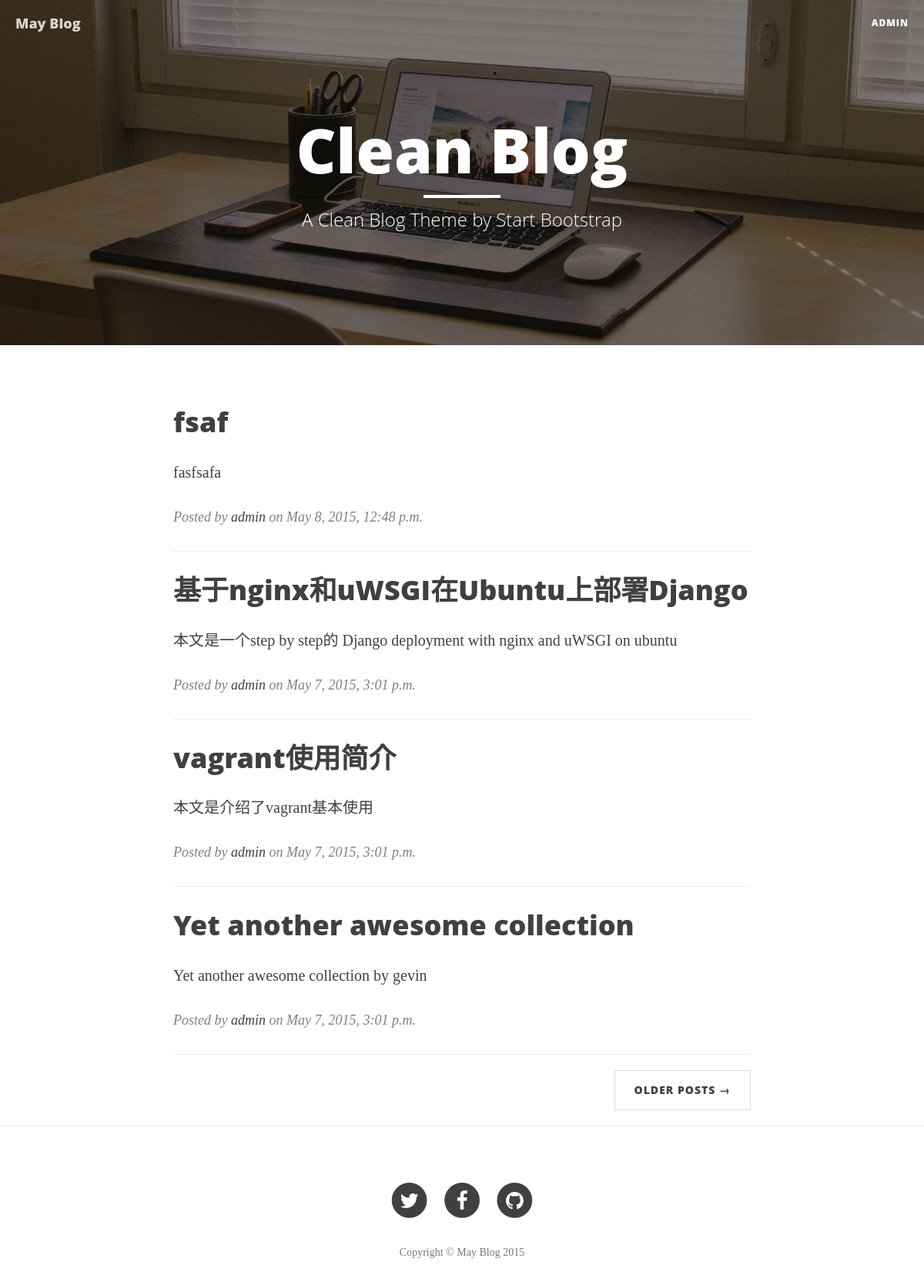
The app's page / (signed in) with its own data.
### main/models.py (models this page shows, shortened)
class Post(models.Model):
    title = models.CharField(max_length=256, default='new blog')
    abstract = models.TextField(null=True, blank=True)
    raw = models.TextField()
    pub_time = models.DateTimeField(auto_now_add=True)
    update_time = models.DateTimeField(auto_now=True)
    content_html = models.TextField()
    author = models.ForeignKey(User)
    tags = models.ManyToManyField('Tag')
    catagory = models.ForeignKey('Catagory', null=True, blank=True)
    is_draft = models.BooleanField(default=False)

### main/views.py (the view)
# urls.py: url(r'^$', views.Index.as_view(), name='index'),
class Index(View):
    template_name = 'main/index.html'
    def get(self, request):
        data = {}
        posts = models.Post.objects.filter(is_draft=False).order_by('-id')
        pages = models.Page.objects.all()
        data['posts'] = posts
        data['pages'] = pages
        return render(request, self.template_name, data)

### templates/main/index.html
{% extends 'base.html' %}
{% load static %}
{% block header %}
<header class="intro-header" style="background-image: url('{% static 'img/home-bg.jpg' %} ')">
        <div class="container">
            <div class="row">
                <div class="col-lg-8 col-lg-offset-2 col-md-10 col-md-offset-1">
                    <div class="site-heading">
                        <h1>Clean Blog</h1>
                        <hr class="small">
                        <span class="subheading">A Clean Blog Theme by Start Bootstrap</span>
                    </div>
                </div>
            </div>
        </div>
    </header>
{% endblock %}
{% block main %}
<div class="container">
    <div class="row">
        <div class="col-lg-8 col-lg-offset-2 col-md-10 col-md-offset-1">
            {% for post in posts %}
            <div class="post-preview">
                <a href="{% url 'main:post' post.id %}">
                    <h2 class="post-title">
                        {{post.title}}
                    </h2>
                </a>
                <p class="post-subtitle">
                    {{post.abstract}}
                </p>
                <p class="post-meta">Posted by <a href="#">{{ post.author.username }}</a> on {{post.pub_time}}</p>
            </div>
            <hr>
            {% endfor %}
            <ul class="pager">
                <li class="next">
                    <a href="#">Older Posts &rarr;</a>
                </li>
            </ul>
        </div>
    </div>
</div>
<hr>
{% endblock %}

### records on screen
Post: title "fsaf", abstract "fasfsafa", author.username "admin", pub_time "May 8, 2015, 12:48 p.m."
Post: title "基于nginx和uWSGI在Ubuntu上部署Django", abstract "本文是一个step by step的 Django deployment with nginx and uWSGI on ubuntu", author.username "admin", pub_time "May 7, 2015, 3:01 p.m."
Post: title "vagrant使用简介", abstract "本文是介绍了vagrant基本使用", author.username "admin", pub_time "May 7, 2015, 3:01 p.m."
Post: title "Yet another awesome collection", abstract "Yet another awesome collection by gevin", author.username "admin", pub_time "May 7, 2015, 3:01 p.m."
